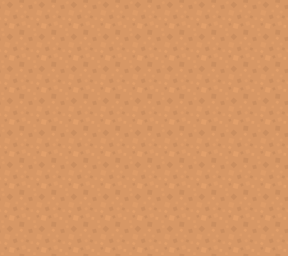

The image is a tile-based game level rendered from a .tmx file. Its description and complete source (layers, tilesets, objects, tile grids) follow:
An orthogonal 9x8 tile map with 32x32 px tiles, 1 tile layer (Прошарок плиток 1).

<map version="1.10" tiledversion="1.10.2" orientation="orthogonal" renderorder="left-up" width="9" height="8" tilewidth="32" tileheight="32" infinite="0" nextlayerid="2" nextobjectid="1">
 <tileset firstgid="1" source="Підлога.tsx" />
 <layer id="1" name="Прошарок плиток 1" width="9" height="8">
  <data encoding="csv">
1,1,1,1,1,1,1,1,1,
1,1,1,1,1,1,1,1,1,
1,1,1,1,1,1,1,1,1,
1,1,1,1,1,1,1,1,1,
1,1,1,1,1,1,1,1,1,
1,1,1,1,1,1,1,1,1,
1,1,1,1,1,1,1,1,1,
1,1,1,1,1,1,1,1,1
</data>
 </layer>
</map>
